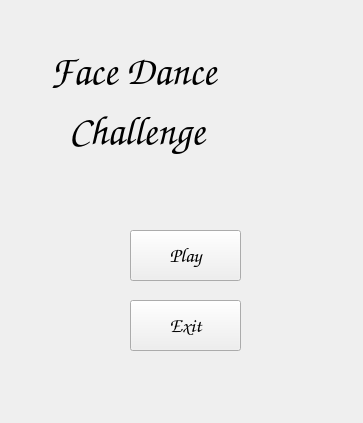
<?xml version="1.0" encoding="UTF-8"?>
<ui version="4.0">
 <class>Form</class>
 <widget class="QWidget" name="Form">
  <property name="geometry">
   <rect>
    <x>0</x>
    <y>0</y>
    <width>363</width>
    <height>423</height>
   </rect>
  </property>
  <property name="windowTitle">
   <string>Form</string>
  </property>
  <widget class="QLabel" name="label">
   <property name="geometry">
    <rect>
     <x>50</x>
     <y>30</y>
     <width>271</width>
     <height>81</height>
    </rect>
   </property>
   <property name="font">
    <font>
     <family>Comic Sans MS</family>
     <pointsize>30</pointsize>
    </font>
   </property>
   <property name="text">
    <string>Face Dance</string>
   </property>
  </widget>
  <widget class="QLabel" name="label_2">
   <property name="geometry">
    <rect>
     <x>60</x>
     <y>90</y>
     <width>241</width>
     <height>81</height>
    </rect>
   </property>
   <property name="font">
    <font>
     <family>Comic Sans MS</family>
     <pointsize>30</pointsize>
    </font>
   </property>
   <property name="text">
    <string> Challenge</string>
   </property>
  </widget>
  <widget class="QPushButton" name="pushButton_2">
   <property name="geometry">
    <rect>
     <x>130</x>
     <y>300</y>
     <width>111</width>
     <height>51</height>
    </rect>
   </property>
   <property name="font">
    <font>
     <family>Comic Sans MS</family>
     <pointsize>15</pointsize>
    </font>
   </property>
   <property name="text">
    <string>Exit</string>
   </property>
  </widget>
  <widget class="QPushButton" name="pushButton">
   <property name="geometry">
    <rect>
     <x>130</x>
     <y>230</y>
     <width>111</width>
     <height>51</height>
    </rect>
   </property>
   <property name="font">
    <font>
     <family>Comic Sans MS</family>
     <pointsize>15</pointsize>
    </font>
   </property>
   <property name="text">
    <string>Play</string>
   </property>
  </widget>
 </widget>
 <resources/>
 <connections/>
</ui>
